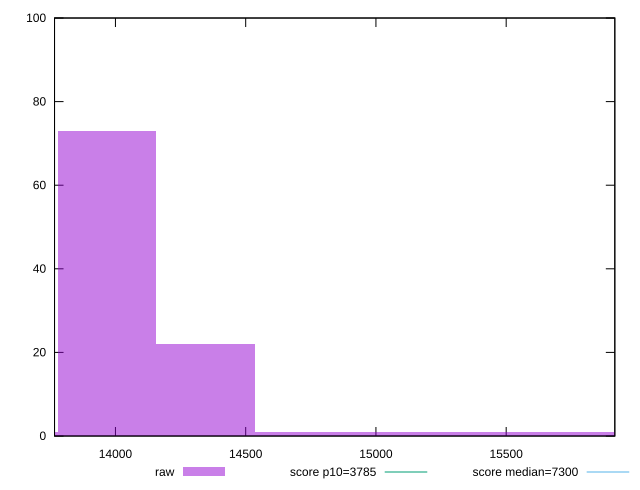

The script that saved this image:
reset

$raw <<EOF
15855.94674494559 1
15478.424203399267 1
15100.901661852942 1
14345.856578760295 22
14723.37912030662 1
13968.334037213972 73
13590.811495667649 1
EOF

set key outside below
set boxwidth 377.52254154632357
set xrange [13766.174500000001:15917.045500000002]
set yrange [0:100]
set trange [0:100]
set style fill transparent solid 0.5 noborder

set parametric
set terminal svg size 640, 490 enhanced background rgb 'white'
set output "report_00017_2021-02-10T15-08-03.406Z/interactive/samples/pages+cached/raw/histogram.svg"

plot $raw title "raw" with boxes, \
     3785,t title "score p10=3785", \
     7300,t title "score median=7300"

reset
